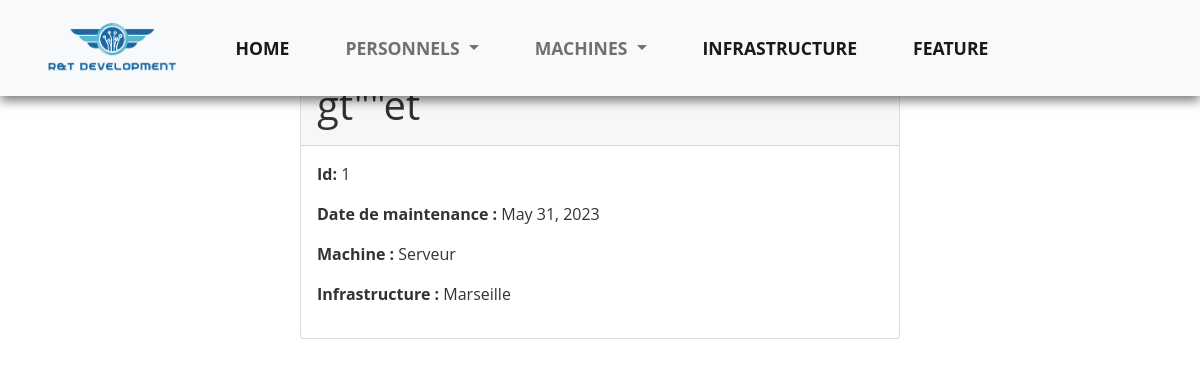
Screenshot of /computerApp/machine/1 (signed in) with the database file from the repository.
### computerApp/models.py (models this page shows)
class Machine(models.Model):
    TYPE = (
        ('PC' , ('PC')),
        ('Mac',('MAc')),
        ('Serveur',('Serveur')),
        ('Switch',('Switch')),
        ('Routeur',('Routeur'))
    )
    Infrastructure = (
        ('Poitiers',('Poitiers')),
        ('Marseille',('Marseille')),
        ('Châtellerault',('Châtellerault')),
    )
    id = models.AutoField( primary_key=True,editable=False)
    nom = models.CharField(max_length = 200 )
    maintenanceDate = models.DateField(default=datetime.now())
    type_materiel = models.CharField(max_length = 40,choices=TYPE,default='PC')
    lieu_infrastructure = models.CharField(max_length = 60, choices=Infrastructure,default='Marseille')

### computerApp/views.py (the view)
# urls.py: path('machine/<pk>' ,views.machine_detail_view ,name='machine-detail'),
def machine_detail_view(request,pk):
    machine = get_object_or_404(Machine,id=pk)
    context = {'machine':machine}
    return render(request,'computerApp/machine_detail.html',context)

### computerApp/templates/computerApp/machine_detail.html
{% extends 'index.html' %}
{% load static %}
{% block content%}
<link rel="stylesheet" type="text/css" href="{% static 'style_machine_detail.css' %}">
<div style="margin-top:6%">
  <div class="container">
    <div class="card mx-auto mt-5 taille">
      <div class="card-header">
        <h1>{{machine.nom}}</h1>
      </div>
      <div class="card-body">
        <p> <strong>Id:</strong> {{machine.id}}</p>
        <p> <strong>Date de maintenance : </strong> {{machine.maintenanceDate}} </p>
        <p> <strong>Machine :</strong> {{machine.type_materiel}} </p>
        <p> <strong>Infrastructure :</strong> {{machine.lieu_infrastructure}} </p>
      </div>
    </div>
  </div>
</div>
{% endblock%}

### computerApp/static/styles.css (style rules this page uses)
* { margin: 0; padding: 0; box-sizing: border-box; }
.container { max-width: 1200px; margin-left: auto; margin-right: auto; padding-left: 15px; padding-right: 15px; }

### computerApp/static/style_machine_detail.css (style rules this page uses)
.taille { max-width: 600px; }

### rows the page displays
Machine: nom "gt\"\"ét", id "1", maintenanceDate "May 31, 2023", type_materiel "Serveur", lieu_infrastructure "Marseille"
